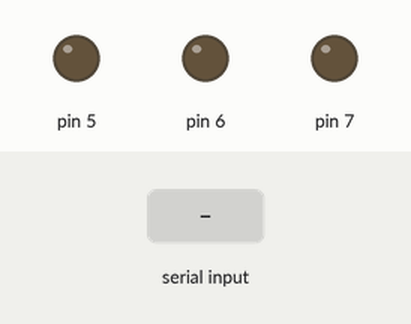
A sketch run on a simulated Arduino Uno, built with avr-gcc and run on an emulated ATmega328P. On the bench: output pins drawn as LEDs (lit = HIGH). Inputs (shaded band) come from the test bench.

Above: at 1.2 s.
1.3 s: byte 1 (1) received over Serial
At 2.4 s:
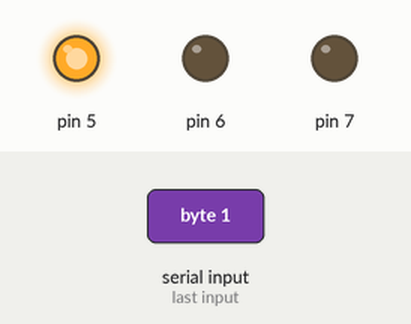
2.8 s: byte 3 (3) received over Serial
At 3.5 s:
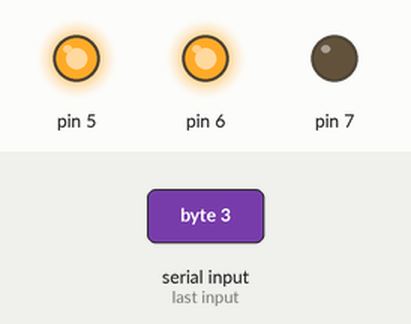
4.3 s: byte 0 (0) received over Serial
At 4.7 s:
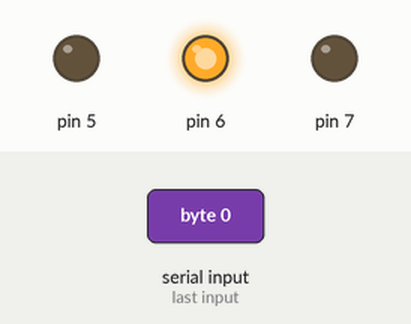
5.8 s: byte 5 (5) received over Serial
At 7.0 s:
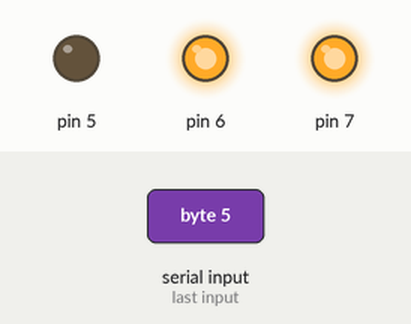
7.3 s: byte 2 (2) received over Serial
At 8.1 s:
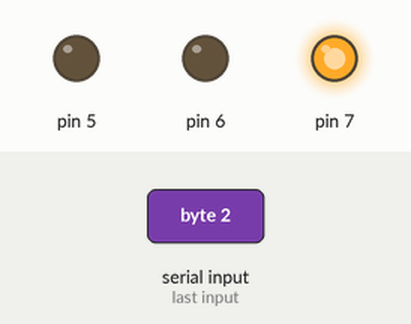
8.8 s: byte 1 (1) received over Serial
At 9.3 s:
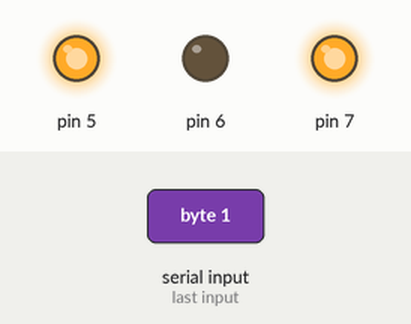
Timing chart, 0 to 11.3 s (numbered marks = the images above; inputs shaded):
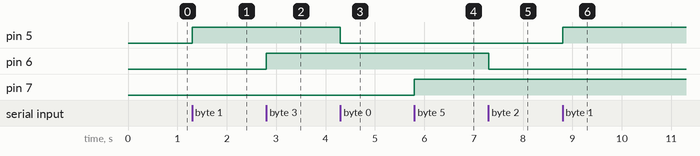

Measured:
- after the input at 1.3 s, pin 5: LOW → HIGH at once
- after the input at 2.8 s, pin 6: LOW → HIGH at once
- after the input at 4.3 s, pin 5: HIGH → LOW at once
- after the input at 5.8 s, pin 7: LOW → HIGH at once
- after the input at 7.3 s, pin 6: HIGH → LOW at once
- after the input at 8.8 s, pin 5: LOW → HIGH at once

The sketch:

_13.LED_Control.ino
```cpp
int message;                 // message라는 변수를 선언
void setup() {
  Serial.begin(9600);       // 시리얼 통신을 시작하며 통신속도는 9600
  pinMode(5, OUTPUT);        // 디지털 5번핀을 출력모드로 설정
  pinMode(6, OUTPUT);        // 디지털 6번핀을 출력모드로 설정
  pinMode(7, OUTPUT);        // 디지털 7번핀을 출력모드로 설정
  digitalWrite(5, LOW);      // 디지털 5번핀에 LOW 신호를 출력
  digitalWrite(6, LOW);      // 디지털 6번핀에 LOW 신호를 출력
  digitalWrite(7, LOW);      // 디지털 7번핀에 LOW 신호를 출력
}
void loop() {
  if (Serial.available() > 0) {               // 만약 시리얼 통신으로 데이터가 수신되면
    message = Serial.read();                  // 수신받은 데이터를 변수 message에 대입하고
    switch (message) {                        // switch (case)함수의 매개 변수로 사용
      case 0: digitalWrite(5, LOW); break;    // 데이터 0을 받으면 5번에 LOW
      case 1: digitalWrite(5, HIGH); break;   // 데이터 1을 받으면 5번에 HIGH
      case 2: digitalWrite(6, LOW); break;    // 데이터 2을 받으면 6번에 LOW
      case 3: digitalWrite(6, HIGH); break;   // 데이터 3을 받으면 6번에 HIGH
      case 4: digitalWrite(7, LOW); break;    // 데이터 4을 받으면 7번에 LOW
      case 5: digitalWrite(7, HIGH); break;   // 데이터 5을 받으면 7번에 HIGH
    }
  }
}
```
